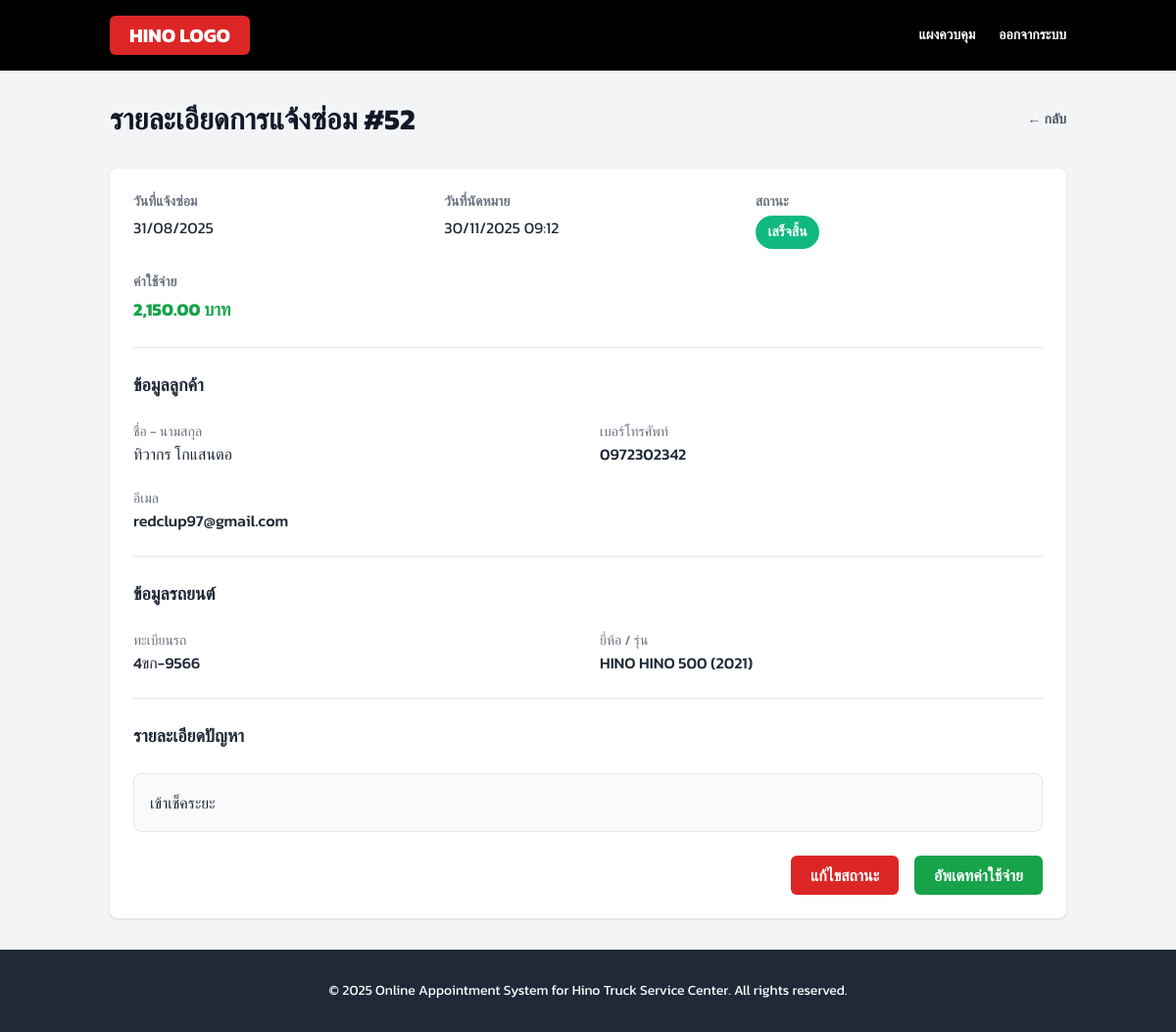
Page /admin_view_repair.php?id=52 (signed in) on the committed database.
### tables this page shows
CREATE TABLE `service_requests` (
  `request_id` int(11) NOT NULL,
  `vehicle_id` int(11) DEFAULT NULL,
  `description` text NOT NULL,
  `symptoms` text DEFAULT NULL,
  `appointment_date` datetime NOT NULL,
  `status` enum('pending','in_progress','completed','cancelled') DEFAULT 'pending',
  `notes` text DEFAULT NULL,
  `cost` decimal(10,2) DEFAULT NULL,
  `created_at` timestamp NOT NULL DEFAULT current_timestamp(),
  `queue_number` varchar(10) DEFAULT NULL
);

CREATE TABLE `customers` (
  `customer_id` int(11) NOT NULL,
  `first_name` varchar(50) NOT NULL,
  `last_name` varchar(50) NOT NULL,
  `email` varchar(100) NOT NULL,
  `phone` varchar(15) DEFAULT NULL,
  `password_hash` varchar(255) NOT NULL,
  `created_at` timestamp NOT NULL DEFAULT current_timestamp(),
  `reset_token` varchar(255) DEFAULT NULL,
  `token_expiry` datetime DEFAULT NULL
);

CREATE TABLE `vehicles` (
  `vehicle_id` int(11) NOT NULL,
  `customer_id` int(11) DEFAULT NULL,
  `brand` varchar(50) NOT NULL,
  `model` varchar(50) NOT NULL,
  `year` varchar(10) DEFAULT NULL,
  `license_plate` varchar(20) NOT NULL,
  `vin_number` varchar(17) DEFAULT NULL
);

### admin_view_repair.php (the view, shortened to what this page needs)
<?php
include 'db_connect.php';
$request_id = $conn->real_escape_string($_GET['id']);
$sql = "SELECT
            sr.request_id, sr.description, sr.appointment_date, sr.status, sr.cost, sr.created_at,
            v.license_plate, v.brand, v.model, v.year,
            c.first_name, c.last_name, c.email, c.phone
        FROM service_requests sr
        JOIN vehicles v ON sr.vehicle_id = v.vehicle_id
        JOIN customers c ON v.customer_id = c.customer_id
        WHERE sr.request_id = ?";
$stmt = $conn->prepare($sql);
$stmt->bind_param("i", $request_id);
$stmt->execute();
$result = $stmt->get_result();
$repair = $result->fetch_assoc();
?>
<!DOCTYPE html>
<html lang="th">
<head>
  <script src="https://cdn.tailwindcss.com"></script>
</head>
<body class="bg-gray-100 text-gray-800">
  <header class="bg-black text-white shadow sticky top-0 z-50">
    <nav class="container mx-auto px-6 py-4 flex items-center justify-between">
      <div class="h-10 bg-red-600 px-5 flex items-center rounded-md">
        <span class="text-white text-xl font-bold">HINO LOGO</span>
      </div>
      <div class="flex items-center space-x-6 text-sm font-semibold">
        <a href="admin_dashboard.php" class="hover:text-red-500">แผงควบคุม</a>
        <a href="admin_logout.php" class="hover:text-red-500">ออกจากระบบ</a>
      </div>
    </nav>
  </header>
  <main class="flex-grow container mx-auto px-6 py-8">
    <div class="flex items-center justify-between mb-8">
      <h1 class="text-2xl md:text-3xl font-bold text-gray-900">
        รายละเอียดการแจ้งซ่อม #<?php echo htmlspecialchars($repair['request_id']); ?>
      </h1>
      <a href="admin_dashboard.php" class="text-sm font-semibold text-gray-600 hover:text-red-600">&larr; กลับ</a>
    </div>
    <div class="bg-white shadow rounded-lg p-6 space-y-6">
      <div class="grid md:grid-cols-3 gap-6">
        <div>
          <p class="text-sm text-gray-500 font-semibold">วันที่แจ้งซ่อม</p>
          <p class="text-gray-800 mt-1"><?php echo htmlspecialchars(date('d/m/Y', strtotime($repair['created_at']))); ?></p>
        </div>
        <div>
          <p class="text-sm text-gray-500 font-semibold">วันที่นัดหมาย</p>
          <p class="text-gray-800 mt-1">
            <?php echo $repair['appointment_date'] ? date('d/m/Y H:i', strtotime($repair['appointment_date'])) : 'ยังไม่ได้กำหนด'; ?>
          </p>
        </div>
        <div>
          <p class="text-sm text-gray-500 font-semibold">สถานะ</p>
          <?php
            $status_class = str_replace(' ', '_', strtolower($repair['status']));
            $status_text = match($status_class) {
                'pending' => 'รอดำเนินการ',
                'in_progress' => 'กำลังดำเนินการ',
                'completed' => 'เสร็จสิ้น',
                'cancelled' => 'ยกเลิก',
                default => $repair['status']
            };
          ?>
          <span class="status-badge <?php echo $status_class; ?> mt-1 inline-block">
            <?php echo $status_text; ?>
          </span>
        </div>
      </div>
      <?php if ($repair['cost']): ?>
      <div>
        <p class="text-sm text-gray-500 font-semibold">ค่าใช้จ่าย</p>
        <p class="text-lg font-bold text-green-600 mt-1"><?php echo number_format($repair['cost'], 2); ?> บาท</p>
      </div>
      <?php endif; ?>
      <hr>
      <h2 class="text-lg font-semibold">ข้อมูลลูกค้า</h2>
      <div class="grid md:grid-cols-2 gap-6 mt-4">
        <div>
          <p class="text-sm text-gray-500">ชื่อ - นามสกุล</p>
          <p class="text-gray-800 font-medium"><?php echo $repair['first_name'] . ' ' . $repair['last_name']; ?></p>
        </div>
        <div>
          <p class="text-sm text-gray-500">เบอร์โทรศัพท์</p>
          <p class="text-gray-800 font-medium"><?php echo $repair['phone']; ?></p>
        </div>
        <div>
          <p class="text-sm text-gray-500">อีเมล</p>
          <p class="text-gray-800 font-medium"><?php echo $repair['email']; ?></p>
        </div>
      </div>
      <hr>
      <h2 class="text-lg font-semibold">ข้อมูลรถยนต์</h2>
      <div class="grid md:grid-cols-2 gap-6 mt-4">
        <div>
          <p class="text-sm text-gray-500">ทะเบียนรถ</p>
          <p class="text-gray-800 font-medium"><?php echo $repair['license_plate']; ?></p>
        </div>
        <div>
          <p class="text-sm text-gray-500">ยี่ห้อ / รุ่น</p>
          <p class="text-gray-800 font-medium"><?php echo $repair['brand'] . ' ' . $repair['model'] . ' (' . $repair['year'] . ')'; ?></p>
        </div>
      </div>
      <hr>
      <h2 class="text-lg font-semibold">รายละเอียดปัญหา</h2>
      <div class="bg-gray-50 border border-gray-200 rounded-lg p-4 leading-relaxed">
        <?php echo nl2br(htmlspecialchars($repair['description'])); ?>
      </div>
      <div class="flex justify-end space-x-4">
        <a href="admin_edit_repair.php?id=<?php echo $repair['request_id']; ?>"
           class="bg-red-600 text-white px-5 py-2 rounded-md font-semibold hover:bg-red-700">
           แก้ไขสถานะ
        </a>
        <a href="admin_update_summary.php?id=<?php echo $repair['request_id']; ?>"
           class="bg-green-600 text-white px-5 py-2 rounded-md font-semibold hover:bg-green-700">
           อัพเดทค่าใช้จ่าย
        </a>
      </div>
    </div>
  </main>
  <footer class="bg-gray-800 text-white py-8 mt-auto">
        <div class="container mx-auto px-6 text-center text-sm">
            <p>&copy;  2025 Online Appointment System for Hino Truck Service Center. All rights reserved.</p>
        </div>
    </footer>
</body>
</html>

### admin_view_repair.php (style rules this page uses)
body { font-family: 'Kanit', sans-serif; min-height: 100vh; display: flex; flex-direction: column; }
.status-badge { padding: 0.4rem 0.8rem; border-radius: 9999px; font-weight: 600; font-size: 0.875rem; color: white; }
.completed { background-color: #10b981; }

### rows in the picture
service_requests: request_id "52", created_at "31/08/2025", appointment_date "30/11/2025 09:12", status "เสร็จสิ้น", cost "2,150.00", customers.first_name "ทิวากร", customers.last_name "โกแสนตอ", customers.phone "0972302342", customers.email "redclup97@gmail.com", vehicle.license_plate "4ขก-9566", vehicle.brand "HINO", vehicle.model "HINO 500", vehicle.year "2021", description "เข้าเช็คระยะ"
